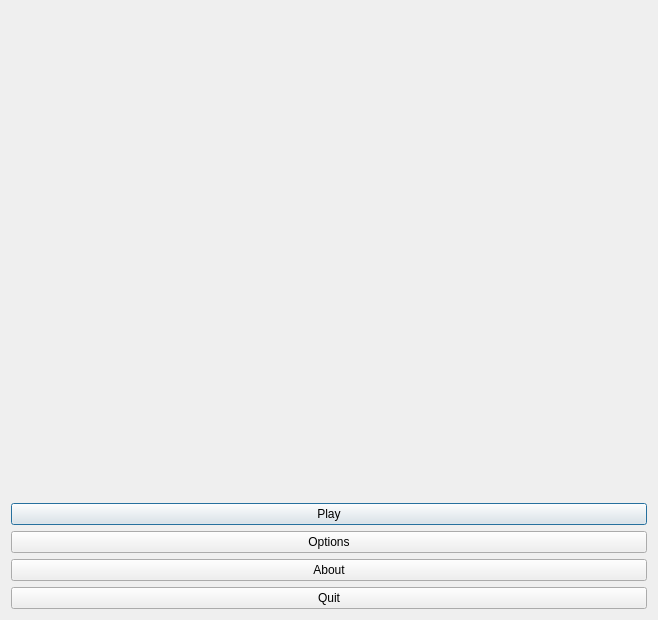
<?xml version="1.0" encoding="UTF-8"?>
<ui version="4.0">
 <class>MainDialog</class>
 <widget class="QDialog" name="MainDialog">
  <property name="geometry">
   <rect>
    <x>0</x>
    <y>0</y>
    <width>658</width>
    <height>620</height>
   </rect>
  </property>
  <property name="sizePolicy">
   <sizepolicy hsizetype="Fixed" vsizetype="Fixed">
    <horstretch>0</horstretch>
    <verstretch>0</verstretch>
   </sizepolicy>
  </property>
  <property name="minimumSize">
   <size>
    <width>658</width>
    <height>620</height>
   </size>
  </property>
  <property name="maximumSize">
   <size>
    <width>658</width>
    <height>620</height>
   </size>
  </property>
  <property name="windowTitle">
   <string>Starfighter</string>
  </property>
  <layout class="QVBoxLayout" name="verticalLayout_2">
   <item>
    <widget class="QLabel" name="lblLogo">
     <property name="sizePolicy">
      <sizepolicy hsizetype="Expanding" vsizetype="Fixed">
       <horstretch>0</horstretch>
       <verstretch>0</verstretch>
      </sizepolicy>
     </property>
     <property name="text">
      <string/>
     </property>
     <property name="pixmap">
      <pixmap resource="../../ressources.qrc">:/images/mainmenu-logo</pixmap>
     </property>
     <property name="scaledContents">
      <bool>true</bool>
     </property>
    </widget>
   </item>
   <item>
    <spacer name="verticalSpacer">
     <property name="orientation">
      <enum>Qt::Vertical</enum>
     </property>
     <property name="sizeHint" stdset="0">
      <size>
       <width>20</width>
       <height>40</height>
      </size>
     </property>
    </spacer>
   </item>
   <item>
    <widget class="QPushButton" name="btnPlay">
     <property name="text">
      <string>Play</string>
     </property>
    </widget>
   </item>
   <item>
    <widget class="QPushButton" name="btnOptions">
     <property name="text">
      <string>Options</string>
     </property>
    </widget>
   </item>
   <item>
    <widget class="QPushButton" name="btnAbout">
     <property name="text">
      <string>About</string>
     </property>
    </widget>
   </item>
   <item>
    <widget class="QPushButton" name="btnQuit">
     <property name="text">
      <string>Quit</string>
     </property>
    </widget>
   </item>
  </layout>
 </widget>
 <resources>
  <include location="../../ressources.qrc"/>
 </resources>
 <connections>
  <connection>
   <sender>btnQuit</sender>
   <signal>clicked()</signal>
   <receiver>MainDialog</receiver>
   <slot>close()</slot>
   <hints>
    <hint type="sourcelabel">
     <x>370</x>
     <y>536</y>
    </hint>
    <hint type="destinationlabel">
     <x>361</x>
     <y>290</y>
    </hint>
   </hints>
  </connection>
 </connections>
</ui>
